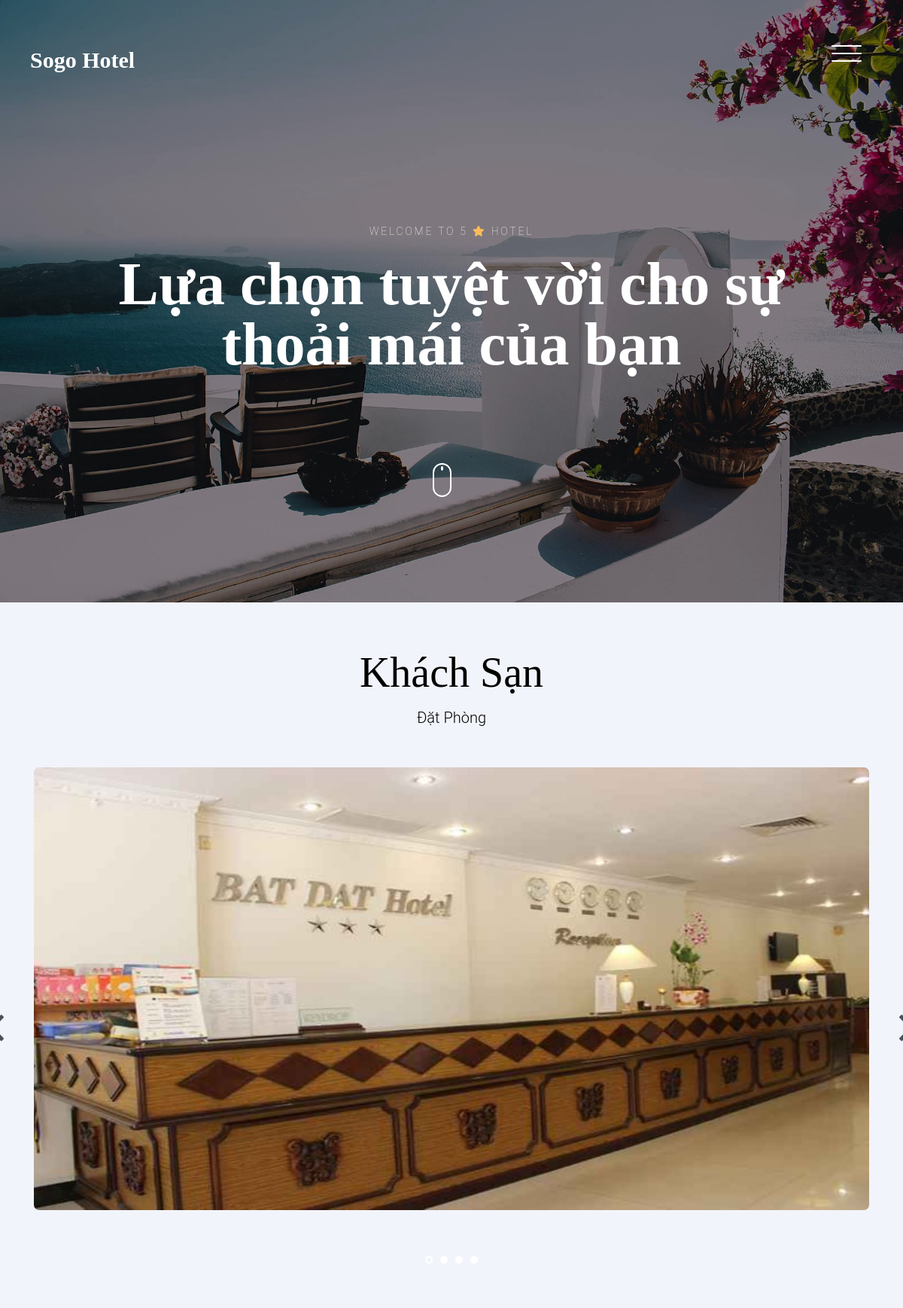
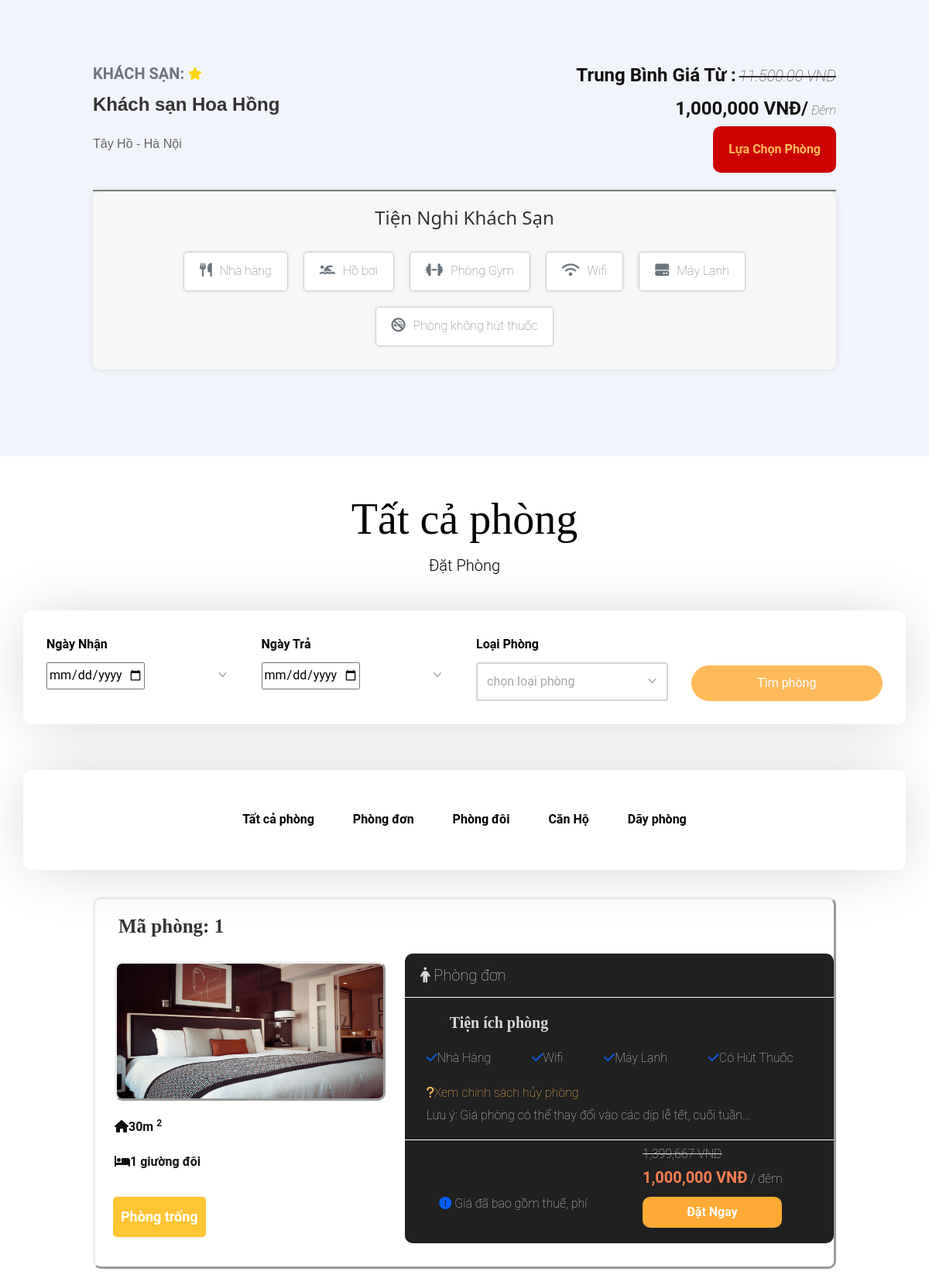
The page /index.php?act=product&maKhachSan=1 (signed in, upper part) on the database its author committed (2 pictures, top to bottom).
### tables this page shows
CREATE TABLE `khachsan` (
  `maKhachSan` int(11) NOT NULL,
  `tenKhachSan` varchar(50) NOT NULL,
  `diaDiem` varchar(250) NOT NULL,
  `tinhThanh` varchar(255) NOT NULL,
  `khoangGia` float DEFAULT NULL,
  `danhGia` int(1) NOT NULL DEFAULT 1,
  `anh1` varchar(255) NOT NULL,
  `anh2` varchar(255) DEFAULT NULL,
  `anh3` varchar(250) DEFAULT NULL,
  `anh4` varchar(255) DEFAULT NULL,
  `nhaHang` bit(1) NOT NULL DEFAULT b'0',
  `hoBoi` bit(1) NOT NULL DEFAULT b'0',
  `phongGym` bit(1) NOT NULL DEFAULT b'0',
  `wifi` bit(1) NOT NULL DEFAULT b'0',
  `mayLanh` bit(1) NOT NULL DEFAULT b'0',
  `hutThuoc` bit(1) NOT NULL DEFAULT b'0'
);

CREATE TABLE `loaiphong` (
  `maLoaiPhong` int(11) NOT NULL,
  `tenLoai` varchar(50) NOT NULL,
  `nhaHang` bit(1) NOT NULL DEFAULT b'0',
  `hoBoi` bit(1) NOT NULL DEFAULT b'0',
  `phongGym` bit(1) NOT NULL DEFAULT b'0',
  `wifi` bit(1) NOT NULL DEFAULT b'0',
  `mayLanh` bit(1) NOT NULL DEFAULT b'0',
  `hutThuoc` bit(1) NOT NULL DEFAULT b'0'
);

CREATE TABLE `phong` (
  `maPhong` int(11) NOT NULL,
  `maKhachSan` int(11) NOT NULL,
  `soPhong` int(11) NOT NULL,
  `maLoaiPhong` int(11) NOT NULL,
  `giaPhong` float NOT NULL,
  `giuong` varchar(255) NOT NULL,
  `dienTich` int(11) NOT NULL,
  `image` varchar(255) NOT NULL,
  `trangThai` bit(1) NOT NULL DEFAULT b'0'
);

### PDO/sanpham.php (called while the page is built, shortened)
<?php
function truyVan1($maKhachSan)
{
    $sql = "SELECT * FROM `khachsan` WHERE maKhachSan = '$maKhachSan'";
    $row = pdo_truyVan1($sql);
    return $row;
}
function truyVanPhong($maKhachSan)
{
    $sql = "SELECT * FROM phong  INNER JOIN loaiphong ON phong.maLoaiPhong = loaiphong.maLoaiPhong WHERE maKhachSan = '$maKhachSan' ";
    $rows = pdo_truyVanAll($sql);
    return $rows;
}
function addDotToNumber($number)
{
    $number_parts = explode('.', $number);
    $integer_part = $number_parts[0];
    $formatted_number = number_format($integer_part);
    return $formatted_number;
}
function layLoaiAll()
{
    $sql = "SELECT * FROM `loaiPhong`";
    $rows = pdo_truyVanAll($sql);
    return $rows;
}
function laybl($idks){
    $sql="SELECT binhluan.noi_dung, binhluan.so_sao, khachhang.tenKhachHang FROM `binhluan`
    LEFT JOIN khachhang ON binhluan.ma_kh=khachhang.maKhachHang
    LEFT JOIN khachsan ON binhluan.ma_khs=khachsan.maKhachSan
    WHERE khachsan.maKhachSan=$idks";
    return $bl=pdo_query($sql);
}

### PDO/pdo.php (called while the page is built, shortened)
<?php
$servername = "localhost";
$username = "root";
$password = "";
try {
    $conn = new PDO("mysql:host=$servername;dbname=nhom12", $username, $password);
    $conn->setAttribute(PDO::ATTR_ERRMODE, PDO::ERRMODE_EXCEPTION);
    return $conn;
} catch (PDOException $e) {
    echo "Connection failed: " . $e->getMessage();
}
function pdo_query($sql)
{
    $sql_args = array_slice(func_get_args(), 1);
    global $conn;
    try {
        $stmt = $conn->prepare($sql);
        $stmt->execute($sql_args);
        $rows = $stmt->fetchAll();
        return $rows;
    } catch (PDOException $e) {
        throw $e;
    } finally {
        unset($conn);
    }
}
function pdo_truyVan1($sql)
{
    global $conn;
    try {
        $stmt = $conn->prepare($sql);
        $stmt->execute();
        $row = $stmt->fetch(PDO::FETCH_ASSOC);
        return $row;
    } catch (PDOException $e) {
        throw $e;
    } finally {
        unset($conn);
    }
}
function pdo_truyVanAll($sql)
{
    global $conn;
    try {
        $stmt = $conn->prepare($sql);
        $stmt->execute();
        $rows = $stmt->fetchAll();
        return $rows;
    } catch (PDOException $e) {
        throw $e;
    } finally {
        unset($conn);
    }
}

### layout/product.php (the view, shortened to what this page needs)
<section class="section slider-section bg-light">
  <div class="container text-white py-5 text-center" data-aos="fade-up" style="margin-top: -100px">
    <h1 class="display-4">Khách Sạn</h1>
    <p class="lead mb-0" style="color: black;">Đặt Phòng</p>
  </div>
  <div class="container">
    <div class="row">
      <div class="col-md-12">
        <div class="home-slider major-caousel owl-carousel mb-5" data-aos="fade-up" data-aos-delay="200">
          <div class="slider-item">
            <a href="<?php echo $row['anh1'] ?>" data-fancybox="images" data-caption="Caption for this image" "><img style=" border-radius: 7px;" src=" <?php echo $row['anh1'] ?> " alt=" Image placeholder" class="img-fluid"></a>
          </div>
        </div>
      </div>
    </div>
  </div>
  <div class="show_phong" style="margin-top: -30px;">
    <div class="grid_slyde">
    </div>
    <div class="box_room">
      <div class="lef">
        <div class="loai">
          <span>Khách sạn:</span>
          <?php
          for ($i = 0; $i < $row['danhGia']; $i++) {
          ?>
            <i class="fas fa-star"></i>
          <?php
          }
          ?>
        </div>
        <div class="name">
          <p class="ten"><?php echo $row['tenKhachSan'] ?></p>
          <p class="DC"><?php echo $row['diaDiem'] ?></p>
        </div>
      </div>
      <div class="right">
        <p><strong>Trung Bình Giá Từ :</strong> <i>11.500.00 VND</i></p>
        <p><strong><?php $number = addDotToNumber($row['khoangGia']);
                    echo $number  ?> VNĐ/</strong> <em>Đêm</em> </p>
        <Button><a href="card.html">Lựa Chọn Phòng</a></Button>
      </div>
    </div>
    <div class="tien_nghi">
      <h3>
        Tiện Nghi Khách Sạn
      </h3>
      <div class="op_sun">
        <?php
        if ($row['nhaHang'] != 0) { ?>
          <p class="cc"><i class="fa-solid fa-utensils"></i>Nhà hàng</p>
        <?php
        }
        ?>
        <?php
        if ($row['hoBoi'] != 0) { ?>
          <p class="cc"><i class="fa-solid fa-person-swimming"></i>Hồ bơi</p>
        <?php
        }
        ?>
        <?php
        if ($row['phongGym'] != 0) { ?>
          <p class="cc"><i class="fa-solid fa-dumbbell"></i>Phòng Gym</p>
        <?php
        }
        ?>
        <?php
        if ($row['wifi'] != 0) { ?>
          <p class="cc"> <i class="fa-solid fa-wifi"></i>Wifi</p>
        <?php
        }
        ?>
        <?php
        if ($row['mayLanh'] != 0) { ?>
          <p class="cc"> <i class="fa-solid fa-hard-drive"></i>Máy Lạnh</p>
        <?php
        }
        ?>
        <?php
        if ($row['hutThuoc'] != 0) { ?>
          <p class="cc"><i class="fa-solid fa-ban-smoking"></i>Phòng không hút thuốc</p>
        <?php
        }
        ?>
      </div>
    </div>
</section>
<div class="container text-white py-5 text-center" data-aos="fade-up" style="">
  <h1 class="display-4">Tất cả phòng</h1>
  <p class="lead mb-0" style="color: black;">Đặt Phòng</p>
</div>
<section class="section pb-4" style="margin-top: 50px;">
  <div class="container">
    <div class="row check-availabilty" id="next">
      <div class="block-32" data-aos="fade-up" data-aos-offset="-200">
        <form id="myFrom" action="index.php?act=product&maKhachSan=<?php echo $maKhachSan ?>" method="post">
          <div class="row">
            <div class="col-md-6 mb-3 mb-lg-0 col-lg-3">
              <label for="checkin_date" class="font-weight-bold text-black">Ngày Nhận</label>
              <div class="field-icon-wrap">
                <div class="icon"><span class="ion-ios-arrow-down"></span></div>
                <input type="date" id="ngayNhan" name="ngayNhan" placeholder="Ngày nhận" min="<?php $date = date('Y-m-d');
                                                                                              echo $date ?>" max="<?php $chuyenDate = strtotime($date) + (30 * 86400);
                                                                                                                  $datemax = date('Y-m-d', $chuyenDate);
                                                                                                                  echo $datemax ?>" required>
              </div>
            </div>
            <div class="col-md-6 mb-3 mb-lg-0 col-lg-3">
              <label for="checkin_date" class="font-weight-bold text-black">Ngày Trả</label>
              <div class="field-icon-wrap">
                <div class="icon"><span class="ion-ios-arrow-down"></span></div>
                <input type="date" id="ngayTra" name="ngayTra" placeholder="Ngày trả" min="<?php $date = date('Y-m-d');
                                                                                            echo $date ?>" max="<?php $chuyenDate = strtotime($date) + (30 * 86400);
                                                                                                                $datemax = date('Y-m-d', $chuyenDate);
                                                                                                                echo $datemax ?>" required>
              </div>
            </div>
            <div class="col-md-6 mb-3 mb-lg-0 col-lg-3">
              <label for="checkin_date" class="font-weight-bold text-black">Loại Phòng</label>
              <div class="field-icon-wrap">
                <div class="icon"><span class="ion-ios-arrow-down"></span></div>
                <select name="loai" id="location" class="form-control">
                  <option value="" selected disabled>chọn loại phòng</option>
                </select>
              </div>
            </div>
            <div class="col-md-6 col-lg-3 align-self-end">
              <button class="btn btn-primary btn-block text-white">Tìm phòng</button>
            </div>
          </div>
        </form>
      </div>
    </div>
  </div>
</section>
<section class="section pb-4" style="margin-top: 70px; margin-bottom: -50px;">
  <div class="container">
    <div class="row check-availabilty" id="next">
      <div class="block-32" data-aos="fade-up" data-aos-offset="-200">
        <ul class="nav nav-pills justify-content-center" style="padding: 10px 0;">
          <li class="nav-item">
            <a class="nav-link" href="index.php?act=product&maKhachSan=<?php echo $maKhachSan ?>">Tất cả phòng</a>
          </li>
          <?php
          foreach ($layLoai as $key => $value) { ?>
            <li class="nav-item">
              <a class="nav-link" href="index.php?act=product&maKhachSan=<?php echo $maKhachSan ?>&maLoai=<?php echo $value['maLoaiPhong'] ?>"><?php echo $value['tenLoai'] ?></a>
            </li>
          <?php
          } ?>
        </ul>
      </div>
    </div>
  </div>
</section>
<?php
foreach ($rows as $key => $value) {
?>
  <div class="mota">
    <h3>Mã phòng: <?php echo $value['maPhong'] ?></h3>
    <div class="all">
      <div class="all_lef">
        <img src="<?php echo $value['image'] ?>" alt="">
        <div class="tn">
          <p><i class="fa-solid fa-house"></i><?php echo $value['dienTich'] ?>m <sup>2</sup></p>
          <p><i class="fa-solid fa-bed"></i><?php echo $value['giuong'] ?></p>
        </div>
        <?php
        $ngay = layDateDonHangChiTietBangMaPhong($value['maPhong']);
        ?>
        <div class="dropdown">
          <ul>
            <li onclick="toggleDropdown(this);">
              <label for=""><?php if (isset($ngay[0])) { ?>
                  Ngày đã có người đặt trước<i class="fas fa-chevron-down"></i>
                <?php } else { ?> Phòng trống <?php } ?></label>
            </li>
          </ul>
        </div>
      </div>
      <div class="all_right">
        <p class="he"><i class="fa-solid fa-person"></i> <?php echo $value['tenLoai'] ?></p>
        <div class="uu_dai">
          <h3>Tiện ích phòng </h3>
          <div class="ct_ud">
            <?php
            if ($value['nhaHang']) { ?>
              <p><i class="fa-solid fa-check" style="color: #0d5be3;"></i>Nhà Hàng</p>
            <?php
            }
            ?>
            <?php
            if ($value['wifi']) { ?>
              <p><i class="fa-solid fa-check" style="color: #0d5be3;"></i>Wifi</p>
            <?php
            }
            ?>
            <?php
            if ($value['mayLanh']) { ?>
              <p><i class="fa-solid fa-check" style="color: #0d5be3;"></i>Máy Lạnh</p>
            <?php
            }
            ?>
            <?php
            if ($value['hutThuoc']) { ?>
              <p><i class="fa-solid fa-check" style="color: #0d5be3;"></i>Có Hút Thuốc</p>
            <?php
            }
            ?>
          </div>
          <div class="van_dap">
            <a href=""><i class="fa-solid fa-question"></i>Xem chính sách hủy phòng</a>
            <p>Lưu ý: Giá phòng có thể thay đổi vào các dịp lễ tết, cuối tuần...</p>
          </div>
        </div>
        <div class="book_ct">
          <p class="ct"><i class="fa-solid fa-circle-exclamation" style="color: #005eff;"></i> Giá đã bao gồm thuế, phí</p>
          <div class="dat_ngay">
            <p><del>1,399,667 VND</del></p>
            <p><strong><?php $number = addDotToNumber($value['giaPhong']);
                        echo $number  ?> VNĐ</strong>
              / đêm
            </p>
            <a href="index.php?act=card&maPhongAdd=<?php echo $value['maPhong'] ?>"><button onmouseover="this.style.backgroundColor='#ee9820'" onmouseout="this.style.backgroundColor='#ffaa34'" style="background-color: #ffaa34;">Đặt Ngay</button></a>
          </div>
        </div>
      </div>
    </div>
  </div>
<?php
}
?>
</head>
<body>

### rows shown on the page
khachsan: anh1 (picture), danhGia 1 (drawn), tenKhachSan "Khách sạn Hoa Hồng", diaDiem "Tây Hồ - Hà Nội", khoangGia "1,000,000"
loaiphong: tenLoai "Phòng đơn"
loaiphong: tenLoai "Phòng đôi"
loaiphong: tenLoai "Căn Hộ"
loaiphong: tenLoai "Dãy phòng"
phong: maPhong "1", image (picture), dienTich "30", giuong "1 giường đôi", loaiphong.tenLoai "Phòng đơn", giaPhong "1,000,000"
